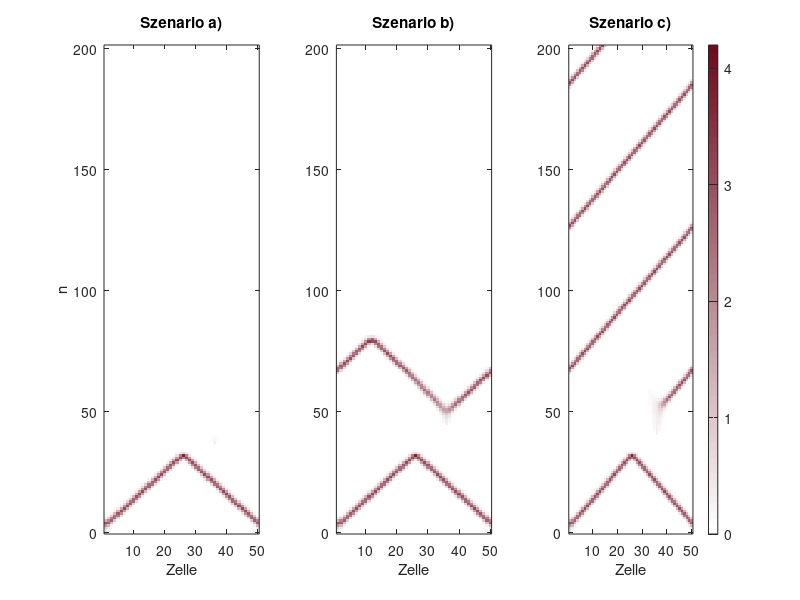

Write MATLAB code to recreate this figure.
% Abb. 2.22: die drei Szenarien des Ringmodells in der Draufsicht (Buch, Abschnitt 2.5, Gl. 2.34)
% waagrecht die Zellen, senkrecht die Zeitschritte n, Farbe = y1; jede schräge Spur ist eine wandernde Welle
% (c) 2026 Philipp Kügler · Programm zum Buch „Dynamische Systeme in den Lebenswissenschaften“ · MIT-Lizenz (siehe LICENSE)
a = 0.89; b = 0.6; c = 0.28; k = 0.02; d = 0.4;
f1 = @(y1, y2) y1.^2 .* exp(y2 - y1) + k;

% Ruhezustand: einzelne Zelle 180 Schritte lang ab (0.2, c/(1 - a)) rechnen
y1r = 0.2; y2r = c / (1 - a);
for j = 1:180
    y1neu = f1(y1r, y2r); y2r = a * y2r - b * y1r + c; y1r = y1neu;
end
Z = 50; schritte = 201;
rechts = [2:Z 1]; links = [Z 1:Z-1];                 % Nachbarn auf dem Ring

namen = 'abc'; nstern = [37 45 41];
weissrot = [linspace(1, 0.43, 64)' linspace(1, 0.04, 64)' linspace(1, 0.12, 64)'];
for sp = 1:3
    n_stoer = nstern(sp);
    Y1 = y1r * ones(schritte + 1, Z); Y2 = y2r * ones(schritte + 1, Z);   % Zeile n+1 = Zeitschritt n
    Y1(1, 1) = 0.3;                                  % Zelle 1 startet erregt
    for n = 0:schritte-1
        F = f1(Y1(n+1, :), Y2(n+1, :));
        Y1(n+2, :) = (1 - d) * F + d / 2 * (F(rechts) + F(links));
        Y2(n+2, :) = a * Y2(n+1, :) - b * Y1(n+1, :) + c;
        if n + 1 == n_stoer
            Y1(n+2, 36) = 0.3;                       % zweite Anregung der Zelle 36
        end
    end
    subplot(1, 3, sp);
    imagesc([1 50], [0 201], Y1, [0 4.2]); axis xy; colormap(weissrot);
    title(sprintf('Szenario %s)', namen(sp))); xlabel('Zelle');
    if sp == 1, ylabel('n'); end
    t = find(Y1(101:202, 1) > 1)' + 99;              % Zeitschritte n >= 100 mit erregter Zelle 1
    s = sprintf('%d, ', t(1:min(6, end)));
    fprintf('Szenario %s): Zeitschritte mit erregter Zelle 1 ab n = 100: [%s]\n', namen(sp), s(1:end-2));
end
colorbar;
